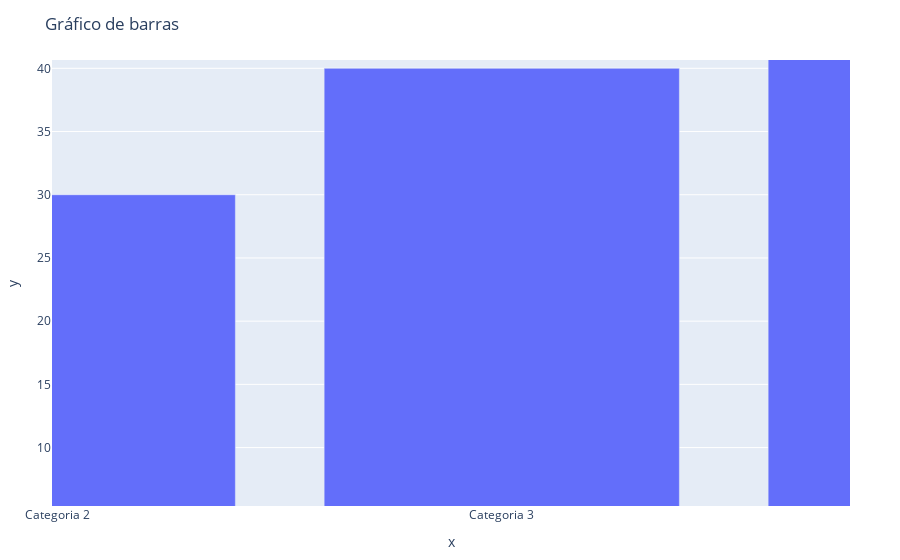

The code cell stored with this chart in its notebook:
### Markdown cell above
## Gráfico de barras

Un segundo gráfico que es muy utilizado tanto en Data Science como en otras áreas ,son los gráficos de barra.Este tipo de gráfico nos permite desarrollar una visualización en donde trabajamos con 2 variables.En donde nuestra variable x corresponde a las categorías que queremos representar y la variable y a la magnitud o cantidades de cada una de estas categorías.

A continuación podemos ver como desarrollar este tipo de gráfico mediante la sintáxis de Plotly.

### Code cell
using PlotlyJS, DataFrames,WebIO,IJulia

datos = DataFrame(
    x=["Categoria 1","Categoria 2", "Categoria 3", "Categoria 4"],
    y=[10, 30, 40, 50],
)

plot(datos, kind="bar", x=:x, y=:y, Layout(title="Gráfico de barras"))

### Figure 1 — Plotly figure (JSON) as saved in the notebook; plotly's stock layout.template omitted (floating-point values rounded to 4 significant figures)
{"data": [{"type": "bar", "x": ["Categoria 1", "Categoria 2", "Categoria 3", "Categoria 4"], "xaxis": "x", "y": [10, 30, 40, 50], "yaxis": "y"}], "layout": {"autosize": true, "legend": {"tracegroupgap": 0}, "margin": {"b": 50, "l": 50, "r": 50, "t": 60}, "title": {"text": "Gráfico de barras"}, "xaxis": {"autorange": false, "range": [0.987, 2.784], "title": {"text": "x"}, "type": "category"}, "yaxis": {"autorange": false, "range": [5.378, 40.66], "title": {"text": "y"}, "type": "linear"}}}
